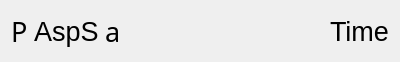
<?xml version="1.0" encoding="UTF-8"?>
<ui version="4.0">
 <class>AspectScrollHolder</class>
 <widget class="QWidget" name="AspectScrollHolder">
  <property name="geometry">
   <rect>
    <x>0</x>
    <y>0</y>
    <width>400</width>
    <height>62</height>
   </rect>
  </property>
  <property name="windowTitle">
   <string>Form</string>
  </property>
  <property name="autoFillBackground">
   <bool>true</bool>
  </property>
  <layout class="QHBoxLayout" name="horizontalLayout_2">
   <item>
    <layout class="QHBoxLayout" name="horizontalLayout">
     <item>
      <widget class="QLabel" name="planet0">
       <property name="font">
        <font>
         <family>Astronom</family>
         <pointsize>20</pointsize>
        </font>
       </property>
       <property name="text">
        <string>P</string>
       </property>
      </widget>
     </item>
     <item>
      <widget class="QLabel" name="text1">
       <property name="font">
        <font>
         <pointsize>20</pointsize>
        </font>
       </property>
       <property name="text">
        <string>AspS</string>
       </property>
      </widget>
     </item>
     <item>
      <widget class="QLabel" name="zodiac">
       <property name="font">
        <font>
         <family>Astronom</family>
         <pointsize>20</pointsize>
        </font>
       </property>
       <property name="text">
        <string>a</string>
       </property>
      </widget>
     </item>
    </layout>
   </item>
   <item>
    <spacer name="horizontalSpacer">
     <property name="orientation">
      <enum>Qt::Horizontal</enum>
     </property>
     <property name="sizeHint" stdset="0">
      <size>
       <width>248</width>
       <height>20</height>
      </size>
     </property>
    </spacer>
   </item>
   <item>
    <widget class="QLabel" name="text0">
     <property name="font">
      <font>
       <pointsize>20</pointsize>
      </font>
     </property>
     <property name="text">
      <string>Time</string>
     </property>
    </widget>
   </item>
  </layout>
 </widget>
 <resources/>
 <connections/>
</ui>
